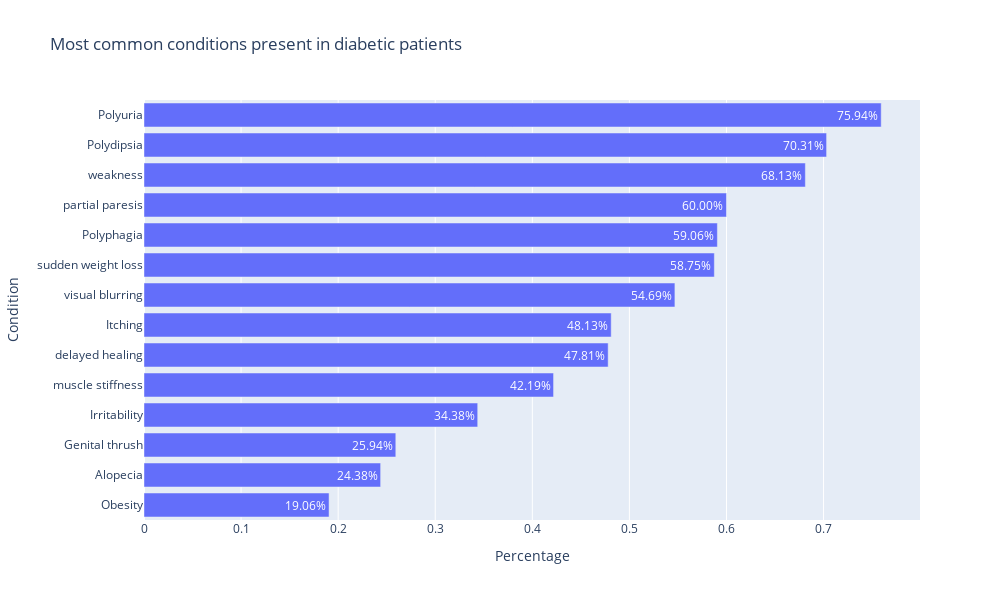

Notebook cell for this chart:
### Code cell
fig = px.bar(present_df, x='Percentage', y='Condition', text='Percentage', width=1000,height=600,title="Most common conditions present in diabetic patients")
fig.update_traces(texttemplate='%{text:.2%}', textposition='inside')
fig.update_layout(uniformtext_minsize=8, uniformtext_mode='hide')
fig.show()

### Figure 1 — Plotly figure (JSON) as saved in the notebook; plotly's stock layout.template omitted (floating-point values rounded to 4 significant figures)
{"data": [{"alignmentgroup": "True", "hovertemplate": "Percentage=%{text}<br>Condition=%{y}<extra></extra>", "legendgroup": "", "marker": {"color": "#636efa", "pattern": {"shape": ""}}, "name": "", "offsetgroup": "", "orientation": "h", "showlegend": false, "text": ["0.190625", "0.24375", "0.259375", "0.34375", "0.421875", "0.478125", "0.48125", "0.546875", "0.5875", "0.590625", "0.6", "0.68125", "0.703125", "0.759375"], "textposition": "inside", "texttemplate": "%{text:.2%}", "type": "bar", "x": [0.1906, 0.2437, 0.2594, 0.3438, 0.4219, 0.4781, 0.4813, 0.5469, 0.5875, 0.5906, 0.6, 0.6813, 0.7031, 0.7594], "xaxis": "x", "y": ["Obesity", "Alopecia", "Genital thrush", "Irritability", "muscle stiffness", "delayed healing", "Itching", "visual blurring", "sudden weight loss", "Polyphagia", "partial paresis", "weakness", "Polydipsia", "Polyuria"], "yaxis": "y"}], "layout": {"barmode": "relative", "height": 600, "legend": {"tracegroupgap": 0}, "title": {"text": "Most common conditions present in diabetic patients"}, "uniformtext": {"minsize": 8, "mode": "hide"}, "width": 1000, "xaxis": {"anchor": "y", "autorange": true, "domain": [0, 1], "range": [0, 0.7993], "title": {"text": "Percentage"}, "type": "linear"}, "yaxis": {"anchor": "x", "autorange": true, "domain": [0, 1], "range": [-0.5, 13.5], "title": {"text": "Condition"}, "type": "category"}}}
